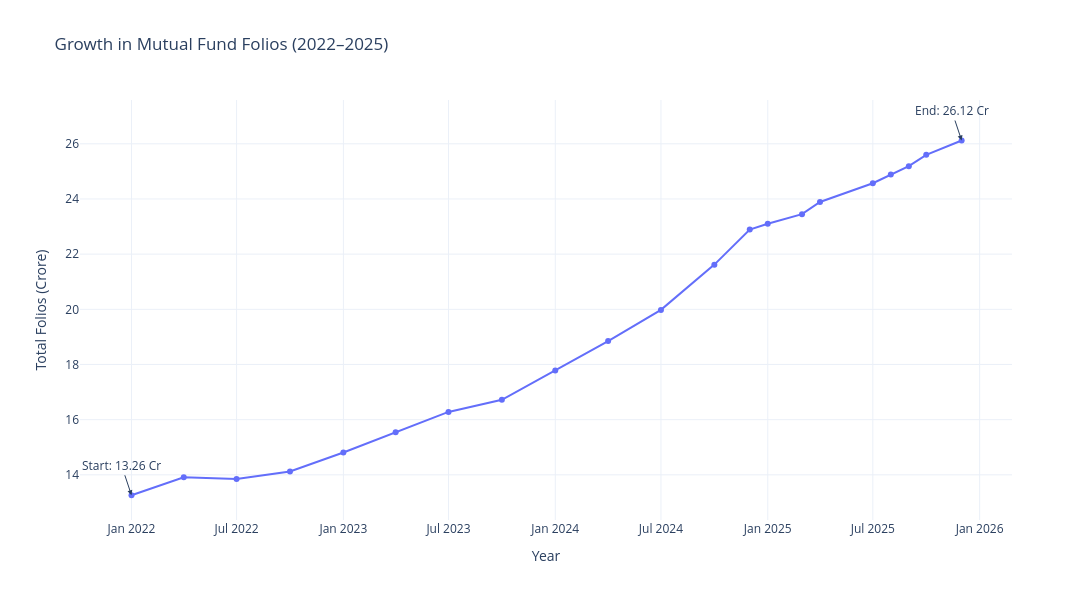

The notebook cell saved with this chart:
### Code cell
fig = px.line(
    folio,
    x="month",
    y="total_folios_crore",
    markers=True,
    title="Growth in Mutual Fund Folios (2022–2025)",
    template="plotly_white"
)

# First milestone
fig.add_annotation(
    x=folio.iloc[0]["month"],
    y=folio.iloc[0]["total_folios_crore"],
    text=f"Start: {folio.iloc[0]['total_folios_crore']:.2f} Cr",
    showarrow=True,
    arrowhead=2
)

# Last milestone
fig.add_annotation(
    x=folio.iloc[-1]["month"],
    y=folio.iloc[-1]["total_folios_crore"],
    text=f"End: {folio.iloc[-1]['total_folios_crore']:.2f} Cr",
    showarrow=True,
    arrowhead=2
)

fig.update_layout(
    xaxis_title="Year",
    yaxis_title="Total Folios (Crore)",
    width=1200,
    height=600
)

fig.show()

### Figure 1 — Plotly figure (JSON) as saved in the notebook; plotly's stock layout.template omitted (floating-point values rounded to 4 significant figures)
{"data": [{"hovertemplate": "month=%{x}<br>total_folios_crore=%{y}<extra></extra>", "legendgroup": "", "line": {"color": "#636efa", "dash": "solid"}, "marker": {"symbol": "circle"}, "mode": "lines+markers", "name": "", "orientation": "v", "showlegend": false, "type": "scatter", "x": ["2022-01-01T00:00:00.000000", "2022-04-01T00:00:00.000000", "2022-07-01T00:00:00.000000", "2022-10-01T00:00:00.000000", "2023-01-01T00:00:00.000000", "2023-04-01T00:00:00.000000", "2023-07-01T00:00:00.000000", "2023-10-01T00:00:00.000000", "2024-01-01T00:00:00.000000", "2024-04-01T00:00:00.000000", "2024-07-01T00:00:00.000000", "2024-10-01T00:00:00.000000", "2024-12-01T00:00:00.000000", "2025-01-01T00:00:00.000000", "2025-03-01T00:00:00.000000", "2025-04-01T00:00:00.000000", "2025-07-01T00:00:00.000000", "2025-08-01T00:00:00.000000", "2025-09-01T00:00:00.000000", "2025-10-01T00:00:00.000000", "2025-12-01T00:00:00.000000"], "xaxis": "x", "y": [13.26, 13.91, 13.85, 14.12, 14.81, 15.54, 16.28, 16.72, 17.78, 18.85, 19.98, 21.62, 22.89, 23.1, 23.45, 23.89, 24.57, 24.89, 25.19, 25.6, 26.12], "yaxis": "y"}], "layout": {"annotations": [{"arrowhead": 2, "showarrow": true, "text": "Start: 13.26 Cr", "x": "2022-01-01T00:00:00", "y": 13.26}, {"arrowhead": 2, "showarrow": true, "text": "End: 26.12 Cr", "x": "2025-12-01T00:00:00", "y": 26.12}], "height": 600, "legend": {"tracegroupgap": 0}, "title": {"text": "Growth in Mutual Fund Folios (2022–2025)"}, "width": 1200, "xaxis": {"anchor": "y", "domain": [0, 1], "title": {"text": "Year"}}, "yaxis": {"anchor": "x", "domain": [0, 1], "title": {"text": "Total Folios (Crore)"}}}}
